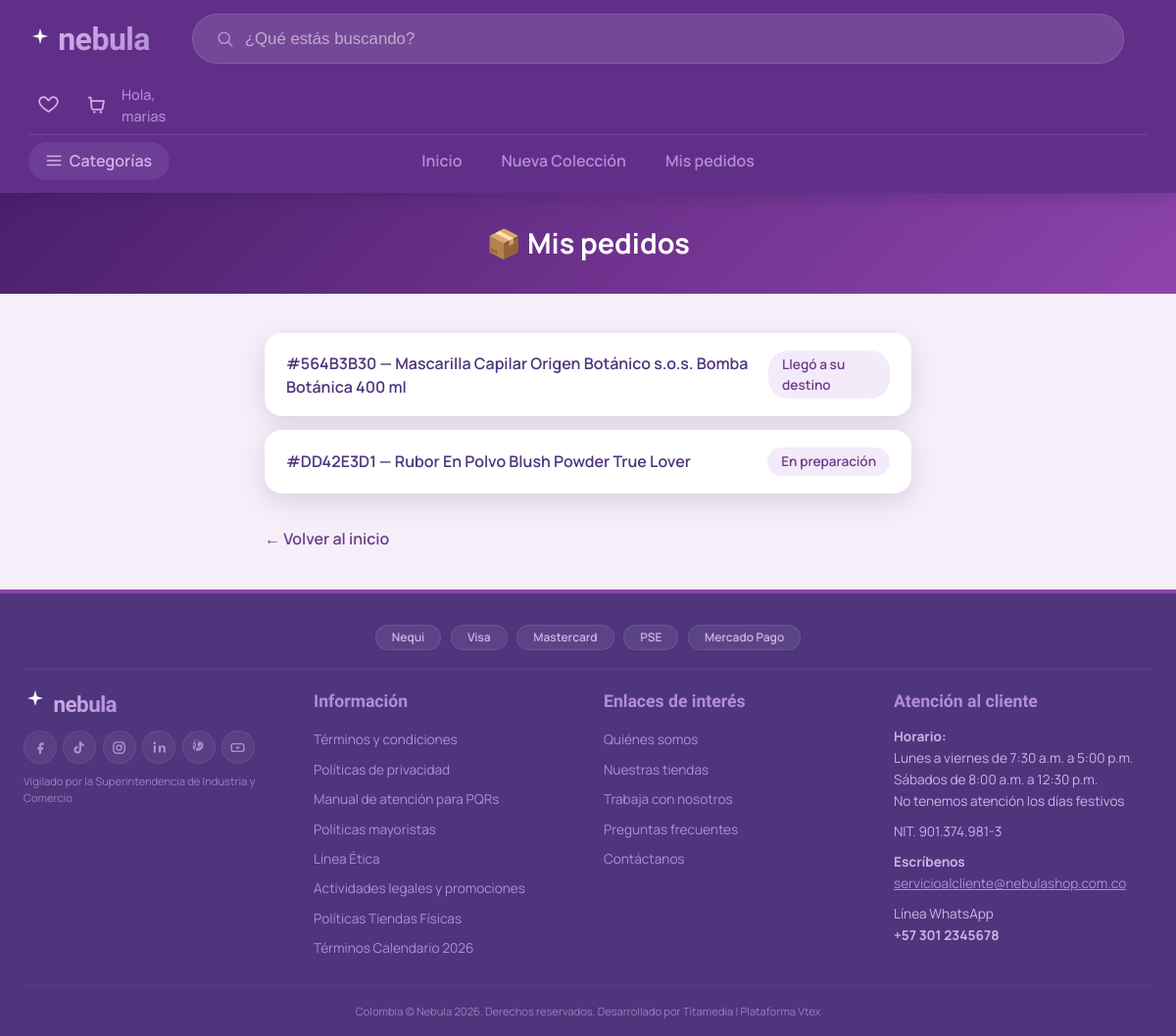
The app's page /rastreo/mis-envios/ (signed in) with its own data.
### rastreo/models.py (models this page shows, shortened)
class Envio(models.Model):
    ESTADOS = [
        ('preparando', 'En preparación'),
        ('listo', 'Listo'),
        ('en_camino', 'En viaje'),
        ('entregado', 'Llegó a su destino'),
        ('cancelado', 'Cancelado'),
    ]
    METODOS_PAGO = [
        ('nequi', 'Nequi'),
        ('tarjeta', 'Tarjeta (Visa/Mastercard)'),
        ('pse', 'PSE'),
        ('mercadopago', 'Mercado Pago'),
        ('contraentrega', 'Pago contraentrega'),
    ]
    cliente = models.ForeignKey(settings.AUTH_USER_MODEL, on_delete=models.CASCADE, related_name='envios')
    producto = models.ForeignKey(Producto, on_delete=models.CASCADE)
    fecha_creacion = models.DateTimeField(auto_now_add=True)
    estado_actual = models.CharField(max_length=20, choices=ESTADOS, default='preparando')
    numero_guia = models.CharField(max_length=20, unique=True)
    cantidad = models.PositiveIntegerField(default=1)
    precio_unitario = models.DecimalField(max_digits=10, decimal_places=2, default=0)
    nombre_destinatario = models.CharField(max_length=150, blank=True)
    telefono = models.CharField(max_length=20, blank=True)
    correo = models.EmailField(blank=True)
    direccion = models.CharField(max_length=255, blank=True)
    departamento = models.CharField(max_length=100, blank=True)
    ciudad = models.CharField(max_length=100, blank=True)
    metodo_pago = models.CharField(max_length=20, choices=METODOS_PAGO, blank=True)

### inventario/models.py (models this page shows, shortened)
class Producto(models.Model):
    proveedor = models.ForeignKey(User, on_delete=models.CASCADE, related_name='productos')
    categoria = models.ForeignKey(Categoria, on_delete=models.SET_NULL, null=True, related_name='articulos')
    nombre = models.CharField(max_length=150)
    marca = models.CharField(max_length=100, blank=True, null=True)
    descripcion = models.TextField()
    precio = models.DecimalField(
        max_digits=10,
        decimal_places=2,
        validators=[MinValueValidator(Decimal("0.00"))],
    )
    cantidad_disponible = models.PositiveIntegerField(default=0)
    imagen = models.ImageField(upload_to='productos/', blank=True, null=True)
    esta_activo = models.BooleanField(default=True, help_text="Permite pausar la venta del producto sin eliminarlo")
    fecha_creacion = models.DateTimeField(auto_now_add=True)
    ultima_actualizacion = models.DateTimeField(auto_now=True)
    HORAS_LIMITE_NUEVO = 5
    def __str__(self):
        return self.nombre

### rastreo/views.py (the view)
# urls.py: path('mis-envios/', views.lista_mis_envios, name='mis_envios'),
@login_required
def lista_mis_envios(request):
    envios = Envio.objects.filter(cliente=request.user).order_by('-fecha_creacion')
    return render(request, 'mis_envios.html', {'envios': envios})

### rastreo/templates/mis_envios.html (shortened to what this page needs)
{% extends 'base.html' %}
{% load static %}
{% block content %}
    <div class="header-rastreo">
        <h2>📦 Mis pedidos</h2>
    </div>
    <div class="contenedor-rastreo">
        {% if envios %}
            <ul class="lista-envios">
                {% for envio in envios %}
                    <li class="item-envio">
                        <a href="{% url 'rastreo:detalle' codigo=envio.numero_guia %}">
                            <span>#{{ envio.numero_guia }} — {{ envio.producto }}</span>
                            <span class="estado-pill">{{ envio.get_estado_actual_display }}</span>
                        </a>
                    </li>
                {% endfor %}
            </ul>
        {% else %}
            <div class="vacio">Aún no tienes pedidos registrados.</div>
        {% endif %}
        <a href="{% url 'usuarios:tienda_home' %}" class="volver">← Volver al inicio</a>
    </div>
{% endblock %}

### usuarios/templates/base.html (shortened to what this page needs)
{% load static %}
{% load humanize %}
<!DOCTYPE html>
<html lang="es">
<head>
  <link rel="stylesheet" href="{% static 'home.css' %}">
</head>
<body>
  <header class="site-header" id="siteHeader">
    <div class="header-inner">
      <div class="top-header">
        <a href="{% url 'usuarios:tienda_home' %}" class="logo" aria-label="Nebula — ir al inicio">
          <span class="logo-mark"><svg viewBox="0 0 24 24" width="22" height="22"><use href="#i-sparkle"/></svg></span>
          <span class="logo-word">nebula</span>
        </a>
        <form class="search-bar" role="search" id="searchForm">
          <svg class="search-icon" width="18" height="18"><use href="#i-search"/></svg>
          <input type="text" id="searchInput" placeholder="¿Qué estás buscando?" aria-label="Buscar productos" autocomplete="off">
        </form>
        <div class="user-actions">
          <button class="icon-btn" id="favToggleBtn" aria-label="Ver favoritos" aria-pressed="false">
            <svg width="21" height="21"><use href="#i-heart"/></svg>
          </button>
          <a href="/carrito/" class="icon-btn" id="cartBtn" aria-label="Ver carrito">
            <svg width="21" height="21"><use href="#i-cart"/></svg>
          </a>
          <div class="user-navigation">
            {% if request.user.is_authenticated %}
              <a href="{% url 'usuarios:perfil' %}" class="icon-btn" aria-label="Ver mi perfil" style="text-decoration: none;">
                <span style="font-size: 0.9rem; color: #b38cd9; font-weight: 500;">Hola, {{ request.user.username }}</span>
              </a>
            {% else %}
              <a href="{% url 'usuarios:registro' %}" class="icon-btn" aria-label="Iniciar sesión o Registrarse">
                <svg width="21" height="21"><use href="#i-user"/></svg>
              </a>
            {% endif %}
          </div>
        </div>
      </div>
      <nav class="bottom-header" id="bottomHeader">
        <div class="categories-container">
          <button class="categories-btn" id="categoriesBtn" aria-expanded="false" aria-controls="dropdownMenu">
            <svg width="18" height="18"><use href="#i-menu"/></svg>
            <span>Categorías</span>
          </button>
        </div>
        <ul class="nav-links" id="navLinks">
          <li><a href="{% url 'usuarios:tienda_home' %}" data-nav="inicio">Inicio</a></li>
          <li><a href="{% url 'usuarios:tienda_home' %}#nueva-coleccion" data-nav="nueva">Nueva Colección</a></li>
          <li><a href="/rastreo/mis-envios/">Mis pedidos</a></li>
        </ul>
      </nav>
    </div>
  </header>
  {% block content %}{% endblock %}
  <footer class="site-footer" id="footer">
    <div class="footer-inner">
      <div class="payment-methods">
        <span class="pay-chip">Nequi</span>
        <span class="pay-chip">Visa</span>
        <span class="pay-chip">Mastercard</span>
        <span class="pay-chip">PSE</span>
        <span class="pay-chip">Mercado Pago</span>
      </div>
      <hr class="footer-divider" />
      <div class="footer-columns">
        <div class="footer-col brand-col">
          <span class="logo footer-logo">
            <span class="logo-mark"><svg viewBox="0 0 24 24" width="20" height="20"><use href="#i-sparkle"/></svg></span>
            <span class="logo-word">nebula</span>
          </span>
          <div class="social-icons">
            <a href="#" class="social-link" aria-label="Facebook"><svg width="17" height="17"><use href="#i-fb"/></svg></a>
            <a href="#" class="social-link" aria-label="TikTok"><svg width="17" height="17"><use href="#i-tiktok"/></svg></a>
            <a href="#" class="social-link" aria-label="Instagram"><svg width="17" height="17"><use href="#i-ig"/></svg></a>
            <a href="#" class="social-link" aria-label="LinkedIn"><svg width="17" height="17"><use href="#i-linkedin"/></svg></a>
            <a href="#" class="social-link" aria-label="Pinterest"><svg width="17" height="17"><use href="#i-pinterest"/></svg></a>
            <a href="#" class="social-link" aria-label="YouTube"><svg width="17" height="17"><use href="#i-yt"/></svg></a>
          </div>
          <p class="sic-note">Vigilado por la Superintendencia de Industria y Comercio</p>
        </div>
        <div class="footer-col">
          <h3>Información</h3>
          <ul>
            <li><a href="#">Términos y condiciones</a></li>
            <li><a href="#">Políticas de privacidad</a></li>
            <li><a href="#">Manual de atención para PQRs</a></li>
            <li><a href="#">Políticas mayoristas</a></li>
            <li><a href="#">Línea Ética</a></li>
            <li><a href="#">Actividades legales y promociones</a></li>
            <li><a href="#">Políticas Tiendas Físicas</a></li>
            <li><a href="#">Términos Calendario 2026</a></li>
          </ul>
        </div>
        <div class="footer-col">
          <h3>Enlaces de interés</h3>
          <ul>
            <li><a href="#">Quiénes somos</a></li>
            <li><a href="#">Nuestras tiendas</a></li>
            <li><a href="#">Trabaja con nosotros</a></li>
            <li><a href="#">Preguntas frecuentes</a></li>
            <li><a href="#">Contáctanos</a></li>
          </ul>
        </div>
        <div class="footer-col contact-col">
          <h3>Atención al cliente</h3>
          <p class="schedule">
            <strong>Horario:</strong><br />
            Lunes a viernes de 7:30 a.m. a 5:00 p.m.<br />
            Sábados de 8:00 a.m. a 12:30 p.m.<br />
            No tenemos atención los días festivos
          </p>
          <p class="nit">NIT. 901.374.981-3</p>
          <p class="write-us">
            <strong>Escríbenos</strong><br />
            <a href="mailto:servicioalcliente@nebulashop.com.co" class="email-link">servicioalcliente@nebulashop.com.co</a>
          </p>
          <p class="whatsapp">
            Línea WhatsApp<br />
            <strong>+57 301 2345678</strong>
          </p>
        </div>
      </div>
      <div class="footer-bottom">
        <p>Colombia &copy; Nebula 2026. Derechos reservados. Desarrollado por Titamedia | Plataforma Vtex</p>
      </div>
    </div>
  </footer>
</body>
</html>

### rastreo/templates/mis_envios.html (style rules this page uses)
.header-rastreo { background: var(--gradient-hero); color: white; padding: 30px 20px; text-align: center; }
.header-rastreo h2 { margin: 0; font-size: 1.8rem; }
.contenedor-rastreo { max-width: 700px; margin: 40px auto; padding: 0 20px; }
.lista-envios { list-style: none; padding: 0; margin: 0; }
.item-envio { background: white; border-radius: var(--radius); box-shadow: var(--shadow); padding: 18px 22px; margin-bottom: 14px; }
.item-envio a { text-decoration: none; color: var(--purple-900); font-weight: 600; display: flex; justify-content: space-between; align-items: center; }
.estado-pill { background: var(--purple-100); color: var(--purple-700); padding: 4px 14px; border-radius: 20px; font-size: 0.85rem; }
.volver { display: inline-block; margin-top: 20px; color: var(--purple-700); text-decoration: none; font-weight: 600; }

### records on screen
Envio: numero_guia "564B3B30", producto "Mascarilla Capilar Origen Botánico s.o.s. Bomba Botánica 400 ml", estado_actual "Llegó a su destino"
Envio: numero_guia "DD42E3D1", producto "Rubor En Polvo Blush Powder True Lover", estado_actual "En preparación"

### other values on screen
{{ request.user.username }} "marias"
